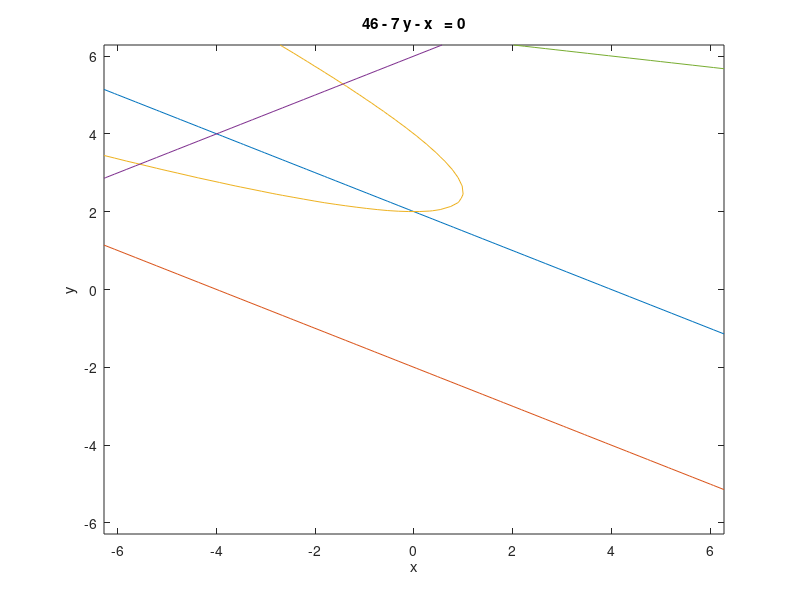

Write the MATLAB code that produced this figure.
figure;
ezplot('x + 2*y - 4  ')
hold on
ezplot('- x - 2*y - 4 ')
hold on
ezplot('(x + 2*y)^2 - 24*y - 8*x + 32  ')
hold on
ezplot('x - 2*y + 12  ')
hold on
ezplot('46 - 7*y - x  ')
hold on
return



ezplot('(9*y)/5 - x + 5 ')
hold on
return

x = sym('x')
y = sym('y')
subs(4 - 2*y - x,[x,y],[-20,13])
subs(x-2*y+44,[x,y],[-20,13])
return

figure;
ezplot('8*x+24*y-(x+2*y)^2-32 ')
hold on
ezplot('x + (5*y)/2 - 1 ')
hold on
return



ezplot('4 - 2*y - x ')
 hold on
 ezplot('-x -2* y - 4 ') 
 hold on
ezplot('2*y-x-15 ')
hold on



return

%X = [-5,0,-5,-5];
%Y = [-4,-4,5,-4];
% X = [-5,0,1,-5];
% Y = [5,-4,3,5];
 X = [-5,-5,0,1,-5];
 Y = [5,-4,-4,3,5];

plot(X,Y);
xlim([-6, 2]); % Set x-axis range from 0 to 6
ylim([-5, 6]); % Set y-axis range from 0 to 6
return
ezplot('(9*y)/5 - x + 5 ')
hold on
%ezplot('x + 7*y - 10 ')
%hold on

ezplot('- x - 7*y - 4 ')
hold on
return

ezplot('148*x - 196*y + (x + 7*y)^2 - 684 ')
hold on
ezplot('y/3 - x + 14/3 ')
hold on

s2/3 - s1 + 14/3
return



ezplot('- y - 4 +0*x ')
hold on
ezplot('x + (5*y)/9 + 20/9 ')
hold on
ezplot('x + 3*y - 10 ')
hold on
ezplot('x - (6*y)/7 + 11/7  ')
hold on
ezplot('x - y/7 - 4/7')
hold on
ezplot('- x - 5 +0*y')
hold on
%return
%ezplot('-x + y ')
hold on
return
ezplot('-x -3 + y ')
hold on
ezplot('-x^2 +1 +  y ')
hold on
ezplot('-x^2 -1 + y ')
hold on
return
ezplot('x + y ')
hold on
ezplot('(5*y)/4 - x + 25/4')
hold on
ezplot('- x - (3*y)/2 - 3/2')
hold on
ezplot('27*x - (51*y)/2 + (x + (3*y)/2)^2 - 591/4 ')
hold on
ezplot('(9*y)/2 - 3*x + (x + (3*y)/2)^2 + 9/4')
hold on
return


(9*y)/2 - 3*x + (x + (3*y)/2)^2 + 9/4 <= 0 


ezplot('x+y-1')
hold on
ezplot('-x-y')
hold on
ezplot('y/3 - x - 1/6')
hold on
ezplot('x - (5*y)/4 - 25/4')
hold on
ezplot('(x + y)^2 - 8*x ')

hold on
ezplot('7*x - 5*y - 25')
hold on

return
ezplot('x + y - 1  ')
hold on
ezplot('- x - y  ')

hold on
ezplot('x - y/3 + 1/6 ')
hold on
ezplot('y - x - 1  ')
hold on
ezplot('(x + y)^2 - 8*x  ')
hold on
ezplot('18*y - 18*x - (x + y)^2 + 99  ')


hold on
return



return
%ezplot('-y')
%ezplot("-y")
%hold on
ezplot('log(abs(x))/log(exp(1))')
return
ezplot('x^2*(ln(abs(y)+0.5))'  )
return
%ezplot('exp(-x^2)',[-1,1]  )
%ezplot('sin(x)' ,[-1,1] )
ezplot('abs(x*y)'  )

hold on

%ezplot('x - 1' ) 
%hold on
ezplot('x - y'  )

hold on
ezplot('(2*y)/3 - x - 1') 
hold on
ezplot('- x - (2*y)/3' )
hold on
ezplot('6^(1/2)/4 - (6^(1/2)*x)/2 - y + 7/8'  )
hold on
ezplot('y + (6^(1/2)*x)/2 - 3/8' )
hold on
return
ezplot("x - y")
hold on

ezplot("-3*x + 2*y -3")
hold on
ezplot("x + y")
hold on
ezplot("x + y-2")
hold on
ezplot("x + 3*y/2+3/2")
hold on
ezplot("x + 3*y/2-9/2")
hold on
return
ezplot("3*x + 2*y")
hold on
return
ezplot('s2/2 - s1/2 - (s1 + s2)^2/36 + 11/4')
hold on
ezplot('(27*s1)/44 - (51*s2)/88 + (s1 + (3*s2)/2)^2/44 - 591/176')
hold on
return

(27*s1)/44 - (51*s2)/88 + (s1 + (3*s2)/2)^2/44 - 591/176 
s2/2 - s1/2 - (s1 + s2)^2/36 + 11/4 
(51*s2)/88 - (27*s1)/44 - (s1 + (3*s2)/2)^2/44 + 591/176 <= 0

%ezplot('x-y-2')
%hold on
%ezplot('-x+y')
%hold on
ezplot('8*x-(x+y)^2')
hold on
ezplot("x-y+1")
%ezplot("y-1")
hold on
ezplot("y+x-2")
hold on
ezplot("y+x")
hold on
